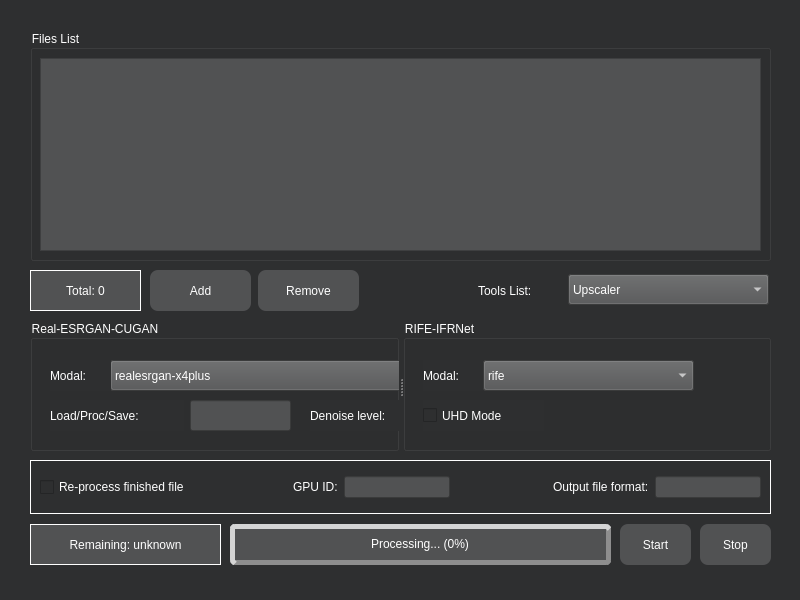
<?xml version="1.0" encoding="UTF-8"?>
<ui version="4.0">
 <class>MainWindow</class>
 <widget class="QMainWindow" name="MainWindow">
  <property name="windowModality">
   <enum>Qt::WindowModal</enum>
  </property>
  <property name="geometry">
   <rect>
    <x>0</x>
    <y>0</y>
    <width>800</width>
    <height>600</height>
   </rect>
  </property>
  <property name="sizePolicy">
   <sizepolicy hsizetype="Preferred" vsizetype="Preferred">
    <horstretch>0</horstretch>
    <verstretch>0</verstretch>
   </sizepolicy>
  </property>
  <property name="minimumSize">
   <size>
    <width>800</width>
    <height>600</height>
   </size>
  </property>
  <property name="maximumSize">
   <size>
    <width>800</width>
    <height>600</height>
   </size>
  </property>
  <property name="acceptDrops">
   <bool>true</bool>
  </property>
  <property name="windowTitle">
   <string>MainWindow</string>
  </property>
  <property name="autoFillBackground">
   <bool>false</bool>
  </property>
  <property name="styleSheet">
   <string notr="true">font: 10.5pt &quot;Arial&quot;;
background-color: rgb(46, 47, 48);</string>
  </property>
  <widget class="QWidget" name="centralwidget">
   <widget class="QPushButton" name="pushButton_Add">
    <property name="geometry">
     <rect>
      <x>150</x>
      <y>270</y>
      <width>101</width>
      <height>41</height>
     </rect>
    </property>
    <property name="sizePolicy">
     <sizepolicy hsizetype="Preferred" vsizetype="Preferred">
      <horstretch>0</horstretch>
      <verstretch>0</verstretch>
     </sizepolicy>
    </property>
    <property name="styleSheet">
     <string notr="true">QPushButton{
color: rgb(255, 255, 255);
background-color: rgb(81, 82, 83);
border-radius:8px;
}
QPushButton:hover{
background-color: rgb(77, 78, 79);
color: rgb(255, 255, 255);
border-radius:8px;
}
QPushButton:pressed{
background-color: rgb(65, 66, 67);
color: rgb(255, 255, 255);
border-radius:8px;
}</string>
    </property>
    <property name="text">
     <string>Add</string>
    </property>
   </widget>
   <widget class="QPushButton" name="pushButton_Remove">
    <property name="geometry">
     <rect>
      <x>258</x>
      <y>270</y>
      <width>101</width>
      <height>41</height>
     </rect>
    </property>
    <property name="styleSheet">
     <string notr="true">QPushButton{
color: rgb(255, 255, 255);
background-color: rgb(81, 82, 83);
border-radius:8px;
}
QPushButton:hover{
background-color: rgb(77, 78, 79);
color: rgb(255, 255, 255);
border-radius:8px;
}
QPushButton:pressed{
background-color: rgb(65, 66, 67);
color: rgb(255, 255, 255);
border-radius:8px;
}</string>
    </property>
    <property name="text">
     <string>Remove</string>
    </property>
   </widget>
   <widget class="QLabel" name="label_ToolsList">
    <property name="geometry">
     <rect>
      <x>478</x>
      <y>270</y>
      <width>91</width>
      <height>41</height>
     </rect>
    </property>
    <property name="styleSheet">
     <string notr="true">color: rgb(255, 255, 255);</string>
    </property>
    <property name="text">
     <string>Tools List:</string>
    </property>
   </widget>
   <widget class="QComboBox" name="comboBox_ToolsList">
    <property name="geometry">
     <rect>
      <x>568</x>
      <y>274</y>
      <width>201</width>
      <height>31</height>
     </rect>
    </property>
    <property name="styleSheet">
     <string notr="true">color: rgb(255, 255, 255);
background-color: rgb(81, 82, 83);</string>
    </property>
    <item>
     <property name="text">
      <string>Upscaler</string>
     </property>
    </item>
    <item>
     <property name="text">
      <string>Frame Interpolation</string>
     </property>
    </item>
   </widget>
   <widget class="QPushButton" name="pushButton_Start">
    <property name="geometry">
     <rect>
      <x>620</x>
      <y>524</y>
      <width>71</width>
      <height>41</height>
     </rect>
    </property>
    <property name="styleSheet">
     <string notr="true">QPushButton{
color: rgb(255, 255, 255);
background-color: rgb(81, 82, 83);
border-radius:8px;
}
QPushButton:hover{
background-color: rgb(77, 78, 79);
color: rgb(255, 255, 255);
border-radius:8px;
}
QPushButton:pressed{
background-color: rgb(65, 66, 67);
color: rgb(255, 255, 255);
border-radius:8px;
}</string>
    </property>
    <property name="text">
     <string>Start</string>
    </property>
   </widget>
   <widget class="QPushButton" name="pushButton_Stop">
    <property name="geometry">
     <rect>
      <x>700</x>
      <y>524</y>
      <width>71</width>
      <height>41</height>
     </rect>
    </property>
    <property name="styleSheet">
     <string notr="true">QPushButton{
color: rgb(255, 255, 255);
background-color: rgb(81, 82, 83);
border-radius:8px;
}
QPushButton:hover{
background-color: rgb(77, 78, 79);
color: rgb(255, 255, 255);
border-radius:8px;
}
QPushButton:pressed{
background-color: rgb(65, 66, 67);
color: rgb(255, 255, 255);
border-radius:8px;
}</string>
    </property>
    <property name="text">
     <string>Stop</string>
    </property>
   </widget>
   <widget class="QGroupBox" name="groupBox_File">
    <property name="geometry">
     <rect>
      <x>30</x>
      <y>30</y>
      <width>741</width>
      <height>231</height>
     </rect>
    </property>
    <property name="styleSheet">
     <string notr="true">color: rgb(255, 255, 255);
font: 12.5pt &quot;Arial&quot;;</string>
    </property>
    <property name="title">
     <string>Files List</string>
    </property>
    <widget class="QListWidget" name="listWidget_File">
     <property name="geometry">
      <rect>
       <x>10</x>
       <y>28</y>
       <width>721</width>
       <height>193</height>
      </rect>
     </property>
     <property name="styleSheet">
      <string notr="true">background-color: rgb(81, 82, 83);
font: 10.5pt &quot;Arial&quot;;</string>
     </property>
    </widget>
   </widget>
   <widget class="QProgressBar" name="progressBar_Progress">
    <property name="geometry">
     <rect>
      <x>230</x>
      <y>524</y>
      <width>381</width>
      <height>41</height>
     </rect>
    </property>
    <property name="styleSheet">
     <string notr="true">QProgressBar
{
	color: rgb(255, 255, 255);
	border-style: outset;
    border-width: 5px;
	border-color: rgb(142, 142, 142);
	background-color: rgb(81, 82, 83);
    border-radius: 5px;
}
QProgressBar::chunk
{
	background-color: rgb(0, 142, 255);
}</string>
    </property>
    <property name="value">
     <number>0</number>
    </property>
    <property name="alignment">
     <set>Qt::AlignCenter</set>
    </property>
    <property name="textVisible">
     <bool>true</bool>
    </property>
    <property name="format">
     <string>Processing... (%p%)</string>
    </property>
   </widget>
   <widget class="QLabel" name="label_TimeTaken">
    <property name="geometry">
     <rect>
      <x>30</x>
      <y>524</y>
      <width>191</width>
      <height>41</height>
     </rect>
    </property>
    <property name="styleSheet">
     <string notr="true">background-color: rgb(81, 82, 83); color: rgb(255, 255, 255);</string>
    </property>
    <property name="frameShape">
     <enum>QFrame::Box</enum>
    </property>
    <property name="text">
     <string>Time taken: 00:00:00</string>
    </property>
    <property name="alignment">
     <set>Qt::AlignCenter</set>
    </property>
   </widget>
   <widget class="QLabel" name="label_Total">
    <property name="geometry">
     <rect>
      <x>30</x>
      <y>270</y>
      <width>111</width>
      <height>41</height>
     </rect>
    </property>
    <property name="styleSheet">
     <string notr="true">background-color: rgb(81, 82, 83); color: rgb(255, 255, 255);</string>
    </property>
    <property name="frameShape">
     <enum>QFrame::Box</enum>
    </property>
    <property name="text">
     <string>Total: 0</string>
    </property>
    <property name="alignment">
     <set>Qt::AlignCenter</set>
    </property>
   </widget>
   <widget class="QSplitter" name="splitter">
    <property name="geometry">
     <rect>
      <x>30</x>
      <y>320</y>
      <width>741</width>
      <height>131</height>
     </rect>
    </property>
    <property name="orientation">
     <enum>Qt::Horizontal</enum>
    </property>
    <widget class="QGroupBox" name="groupBox_Upscaler">
     <property name="styleSheet">
      <string notr="true">color: rgb(255, 255, 255);</string>
     </property>
     <property name="title">
      <string>Real-ESRGAN-CUGAN</string>
     </property>
     <widget class="QLabel" name="label_TileSize">
      <property name="geometry">
       <rect>
        <x>470</x>
        <y>40</y>
        <width>81</width>
        <height>31</height>
       </rect>
      </property>
      <property name="text">
       <string>Tile size:</string>
      </property>
     </widget>
     <widget class="QPushButton" name="pushButton_IncTileSize">
      <property name="geometry">
       <rect>
        <x>650</x>
        <y>40</y>
        <width>31</width>
        <height>31</height>
       </rect>
      </property>
      <property name="styleSheet">
       <string notr="true">QPushButton{
color: rgb(255, 255, 255);
background-color: rgb(81, 82, 83);
border-radius:8px;
}
QPushButton:hover{
background-color: rgb(77, 78, 79);
color: rgb(255, 255, 255);
border-radius:8px;
}
QPushButton:pressed{
background-color: rgb(65, 66, 67);
color: rgb(255, 255, 255);
border-radius:8px;
}</string>
      </property>
      <property name="text">
       <string>+</string>
      </property>
     </widget>
     <widget class="QLineEdit" name="lineEdit_TileSize">
      <property name="geometry">
       <rect>
        <x>548</x>
        <y>40</y>
        <width>93</width>
        <height>31</height>
       </rect>
      </property>
      <property name="toolTip">
       <string>&lt;html&gt;&lt;head/&gt;&lt;body&gt;&lt;p&gt;&lt;span style=&quot; font-size:9pt;&quot;&gt;Use smaller value to reduce GPU memory usage&lt;/span&gt;&lt;/p&gt;&lt;p&gt;&lt;span style=&quot; font-size:9pt;&quot;&gt;0 = auto&lt;/span&gt;&lt;/p&gt;&lt;/body&gt;&lt;/html&gt;</string>
      </property>
      <property name="styleSheet">
       <string notr="true">background-color: rgb(81, 82, 83);</string>
      </property>
      <property name="text">
       <string/>
      </property>
     </widget>
     <widget class="QPushButton" name="pushButton_DecTileSize">
      <property name="geometry">
       <rect>
        <x>690</x>
        <y>40</y>
        <width>31</width>
        <height>31</height>
       </rect>
      </property>
      <property name="layoutDirection">
       <enum>Qt::LeftToRight</enum>
      </property>
      <property name="autoFillBackground">
       <bool>false</bool>
      </property>
      <property name="styleSheet">
       <string notr="true">QPushButton{
color: rgb(255, 255, 255);
background-color: rgb(81, 82, 83);
border-radius:8px;
}
QPushButton:hover{
background-color: rgb(77, 78, 79);
color: rgb(255, 255, 255);
border-radius:8px;
}
QPushButton:pressed{
background-color: rgb(65, 66, 67);
color: rgb(255, 255, 255);
border-radius:8px;
}</string>
      </property>
      <property name="text">
       <string>–</string>
      </property>
     </widget>
     <widget class="QComboBox" name="comboBox_Modal">
      <property name="geometry">
       <rect>
        <x>80</x>
        <y>40</y>
        <width>313</width>
        <height>31</height>
       </rect>
      </property>
      <property name="toolTip">
       <string>&lt;html&gt;&lt;head/&gt;&lt;body&gt;&lt;p&gt;&lt;span style=&quot; font-size:9pt;&quot;&gt;Recommended:&lt;/span&gt;&lt;/p&gt;&lt;p&gt;&lt;span style=&quot; font-size:9pt;&quot;&gt;realesrgan-x4plus for image&lt;/span&gt;&lt;/p&gt;&lt;p&gt;&lt;span style=&quot; font-size:9pt;&quot;&gt;realesr-animevideov3-x2 for anime video&lt;/span&gt;&lt;/p&gt;&lt;/body&gt;&lt;/html&gt;</string>
      </property>
      <property name="styleSheet">
       <string notr="true">background-color: rgb(81, 82, 83);
</string>
      </property>
      <item>
       <property name="text">
        <string>realesrgan-x4plus</string>
       </property>
      </item>
      <item>
       <property name="text">
        <string>realesrgan-x4plus-anime</string>
       </property>
      </item>
      <item>
       <property name="text">
        <string>realesr-animevideov3-x2</string>
       </property>
      </item>
      <item>
       <property name="text">
        <string>realesr-animevideov3-x3</string>
       </property>
      </item>
      <item>
       <property name="text">
        <string>realesr-animevideov3-x4</string>
       </property>
      </item>
      <item>
       <property name="text">
        <string>RealESRGANv2-animevideo-xsx2</string>
       </property>
      </item>
      <item>
       <property name="text">
        <string>RealESRGANv2-animevideo-xsx4</string>
       </property>
      </item>
      <item>
       <property name="text">
        <string>esrgan-x4</string>
       </property>
      </item>
      <item>
       <property name="text">
        <string>realesrnet-x4plus</string>
       </property>
      </item>
      <item>
       <property name="text">
        <string>realcugan-se-x2</string>
       </property>
      </item>
      <item>
       <property name="text">
        <string>realcugan-se-x3</string>
       </property>
      </item>
      <item>
       <property name="text">
        <string>realcugan-se-x4</string>
       </property>
      </item>
      <item>
       <property name="text">
        <string>realcugan-pro-x2</string>
       </property>
      </item>
      <item>
       <property name="text">
        <string>realcugan-pro-x3</string>
       </property>
      </item>
      <item>
       <property name="text">
        <string>realcugan-pro-x4</string>
       </property>
      </item>
     </widget>
     <widget class="QLabel" name="label_Modal">
      <property name="geometry">
       <rect>
        <x>20</x>
        <y>40</y>
        <width>61</width>
        <height>31</height>
       </rect>
      </property>
      <property name="text">
       <string>Modal:</string>
      </property>
     </widget>
     <widget class="QLineEdit" name="lineEdit_Thread">
      <property name="geometry">
       <rect>
        <x>160</x>
        <y>80</y>
        <width>101</width>
        <height>31</height>
       </rect>
      </property>
      <property name="toolTip">
       <string>&lt;html&gt;&lt;head/&gt;&lt;body&gt;&lt;p&gt;&lt;span style=&quot; font-size:9pt;&quot;&gt;Thread count for the three stages (image decoding + model upscaling + image encoding), using larger values may increase GPU usage and consume more GPU memory. You can tune this configuration with &amp;quot;4:4:4&amp;quot; for many small-size images, and &amp;quot;2:2:2&amp;quot; for large-size images. The default setting usually works fine for most situations. If you find that your GPU is hungry, try increasing thread count to achieve faster processing&lt;/span&gt;&lt;/p&gt;&lt;p&gt;&lt;span style=&quot; font-size:9pt;&quot;&gt;Only takes effect when processing a video or an image folder&lt;/span&gt;&lt;/p&gt;&lt;/body&gt;&lt;/html&gt;</string>
      </property>
      <property name="styleSheet">
       <string notr="true">background-color: rgb(81, 82, 83);</string>
      </property>
     </widget>
     <widget class="QLabel" name="label_Thread">
      <property name="geometry">
       <rect>
        <x>20</x>
        <y>80</y>
        <width>134</width>
        <height>31</height>
       </rect>
      </property>
      <property name="text">
       <string>Load/Proc/Save:</string>
      </property>
     </widget>
     <widget class="QLabel" name="label_DenoiseLevel">
      <property name="geometry">
       <rect>
        <x>280</x>
        <y>80</y>
        <width>121</width>
        <height>31</height>
       </rect>
      </property>
      <property name="text">
       <string>Denoise level:</string>
      </property>
     </widget>
     <widget class="QLabel" name="label_SyncGapMode">
      <property name="geometry">
       <rect>
        <x>470</x>
        <y>80</y>
        <width>131</width>
        <height>31</height>
       </rect>
      </property>
      <property name="text">
       <string>Sync gap mode:</string>
      </property>
     </widget>
     <widget class="QComboBox" name="comboBox_SyncGapMode">
      <property name="geometry">
       <rect>
        <x>600</x>
        <y>80</y>
        <width>121</width>
        <height>31</height>
       </rect>
      </property>
      <property name="styleSheet">
       <string notr="true">background-color: rgb(81, 82, 83);</string>
      </property>
      <item>
       <property name="text">
        <string>no sync</string>
       </property>
      </item>
      <item>
       <property name="text">
        <string>accurate</string>
       </property>
      </item>
      <item>
       <property name="text">
        <string>rough</string>
       </property>
      </item>
      <item>
       <property name="text">
        <string>very rough</string>
       </property>
      </item>
     </widget>
     <widget class="QSpinBox" name="spinBox_DenoiseLevel">
      <property name="geometry">
       <rect>
        <x>400</x>
        <y>80</y>
        <width>51</width>
        <height>31</height>
       </rect>
      </property>
      <property name="toolTip">
       <string>&lt;html&gt;&lt;head/&gt;&lt;body&gt;&lt;p&gt;&lt;span style=&quot; font-size:9pt;&quot;&gt;Large value means strong denoise effect&lt;/span&gt;&lt;/p&gt;&lt;p&gt;&lt;span style=&quot; font-size:9pt;&quot;&gt;-1 = no effect&lt;/span&gt;&lt;/p&gt;&lt;/body&gt;&lt;/html&gt;</string>
      </property>
      <property name="styleSheet">
       <string notr="true">background-color: rgb(81, 82, 83);</string>
      </property>
     </widget>
     <zorder>comboBox_Modal</zorder>
     <zorder>label_Modal</zorder>
     <zorder>lineEdit_Thread</zorder>
     <zorder>label_Thread</zorder>
     <zorder>label_TileSize</zorder>
     <zorder>pushButton_IncTileSize</zorder>
     <zorder>lineEdit_TileSize</zorder>
     <zorder>pushButton_DecTileSize</zorder>
     <zorder>label_DenoiseLevel</zorder>
     <zorder>label_SyncGapMode</zorder>
     <zorder>comboBox_SyncGapMode</zorder>
     <zorder>spinBox_DenoiseLevel</zorder>
    </widget>
    <widget class="QGroupBox" name="groupBox_FrameInterpolation">
     <property name="styleSheet">
      <string notr="true">color: rgb(255, 255, 255);</string>
     </property>
     <property name="title">
      <string>RIFE-IFRNet</string>
     </property>
     <widget class="QLabel" name="label_modal">
      <property name="geometry">
       <rect>
        <x>20</x>
        <y>40</y>
        <width>63</width>
        <height>31</height>
       </rect>
      </property>
      <property name="text">
       <string>Modal:</string>
      </property>
     </widget>
     <widget class="QLabel" name="label_thread">
      <property name="geometry">
       <rect>
        <x>470</x>
        <y>40</y>
        <width>141</width>
        <height>31</height>
       </rect>
      </property>
      <property name="text">
       <string>Load/Proc/Save:</string>
      </property>
     </widget>
     <widget class="QComboBox" name="comboBox_modal">
      <property name="geometry">
       <rect>
        <x>80</x>
        <y>40</y>
        <width>211</width>
        <height>31</height>
       </rect>
      </property>
      <property name="toolTip">
       <string>&lt;html&gt;&lt;head/&gt;&lt;body&gt;&lt;p&gt;&lt;span style=&quot; font-size:9pt;&quot;&gt;Recommeded:&lt;/span&gt;&lt;/p&gt;&lt;p&gt;&lt;span style=&quot; font-size:9pt;&quot;&gt;Fastest speed: rife-v4, rife-v4.1&lt;/span&gt;&lt;/p&gt;&lt;p&gt;&lt;span style=&quot; font-size:9pt;&quot;&gt;Best quality: rife, IFRNet_Vimeo90K&lt;/span&gt;&lt;/p&gt;&lt;/body&gt;&lt;/html&gt;</string>
      </property>
      <property name="styleSheet">
       <string notr="true">background-color: rgb(81, 82, 83);</string>
      </property>
      <item>
       <property name="text">
        <string>rife</string>
       </property>
      </item>
      <item>
       <property name="text">
        <string>rife-anime</string>
       </property>
      </item>
      <item>
       <property name="text">
        <string>rife-HD</string>
       </property>
      </item>
      <item>
       <property name="text">
        <string>rife-UHD</string>
       </property>
      </item>
      <item>
       <property name="text">
        <string>rife-v2</string>
       </property>
      </item>
      <item>
       <property name="text">
        <string>rife-v2.3</string>
       </property>
      </item>
      <item>
       <property name="text">
        <string>rife-v2.4</string>
       </property>
      </item>
      <item>
       <property name="text">
        <string>rife-v3.0</string>
       </property>
      </item>
      <item>
       <property name="text">
        <string>rife-v3.1</string>
       </property>
      </item>
      <item>
       <property name="text">
        <string>rife-v4</string>
       </property>
      </item>
      <item>
       <property name="text">
        <string>rife-v4.1</string>
       </property>
      </item>
      <item>
       <property name="text">
        <string>IFRNet_GoPro</string>
       </property>
      </item>
      <item>
       <property name="text">
        <string>IFRNet_Vimeo90K</string>
       </property>
      </item>
      <item>
       <property name="text">
        <string>IFRNet_L_GoPro</string>
       </property>
      </item>
      <item>
       <property name="text">
        <string>IFRNet_L_Vimeo90K</string>
       </property>
      </item>
      <item>
       <property name="text">
        <string>IFRNet_S_GoPro</string>
       </property>
      </item>
      <item>
       <property name="text">
        <string>IFRNet_S_Vimeo90K</string>
       </property>
      </item>
     </widget>
     <widget class="QLineEdit" name="lineEdit_thread">
      <property name="geometry">
       <rect>
        <x>608</x>
        <y>40</y>
        <width>111</width>
        <height>31</height>
       </rect>
      </property>
      <property name="toolTip">
       <string>&lt;html&gt;&lt;head/&gt;&lt;body&gt;&lt;p&gt;&lt;span style=&quot; font-size:9pt;&quot;&gt;Thread count for the three stages (image decoding + modal interpolation + image encoding), using larger values may increase GPU usage and consume more GPU memory. You can tune this configuration with &amp;quot;4:4:4&amp;quot; for many small-size images, and &amp;quot;2:2:2&amp;quot; for large-size images. The default setting usually works fine for most situations. If you find that your GPU is hungry, try increasing thread count to achieve faster processing&lt;/span&gt;&lt;/p&gt;&lt;/body&gt;&lt;/html&gt;</string>
      </property>
      <property name="styleSheet">
       <string notr="true">background-color: rgb(81, 82, 83);</string>
      </property>
     </widget>
     <widget class="QCheckBox" name="checkBox_UHD">
      <property name="geometry">
       <rect>
        <x>20</x>
        <y>80</y>
        <width>121</width>
        <height>31</height>
       </rect>
      </property>
      <property name="toolTip">
       <string>&lt;html&gt;&lt;head/&gt;&lt;body&gt;&lt;p&gt;&lt;span style=&quot; font-size:9pt;&quot;&gt;This should be enabled when processing videos with resolution higher than 3840x2160&lt;/span&gt;&lt;/p&gt;&lt;/body&gt;&lt;/html&gt;</string>
      </property>
      <property name="styleSheet">
       <string notr="true"/>
      </property>
      <property name="text">
       <string>UHD Mode</string>
      </property>
     </widget>
    </widget>
   </widget>
   <widget class="QFrame" name="frame">
    <property name="geometry">
     <rect>
      <x>30</x>
      <y>460</y>
      <width>741</width>
      <height>54</height>
     </rect>
    </property>
    <property name="styleSheet">
     <string notr="true">color: rgb(255, 255, 255);</string>
    </property>
    <property name="frameShape">
     <enum>QFrame::Box</enum>
    </property>
    <property name="frameShadow">
     <enum>QFrame::Plain</enum>
    </property>
    <layout class="QHBoxLayout" name="horizontalLayout">
     <item>
      <widget class="QCheckBox" name="checkBox_ReProcess">
       <property name="styleSheet">
        <string notr="true">color: rgb(255, 255, 255);</string>
       </property>
       <property name="text">
        <string>Re-process finished file</string>
       </property>
      </widget>
     </item>
     <item>
      <spacer name="horizontalSpacer_2">
       <property name="orientation">
        <enum>Qt::Horizontal</enum>
       </property>
       <property name="sizeHint" stdset="0">
        <size>
         <width>100</width>
         <height>20</height>
        </size>
       </property>
      </spacer>
     </item>
     <item>
      <widget class="QLabel" name="label_GpuID">
       <property name="styleSheet">
        <string notr="true">color: rgb(255, 255, 255);</string>
       </property>
       <property name="text">
        <string>GPU ID:</string>
       </property>
      </widget>
     </item>
     <item>
      <widget class="QLineEdit" name="lineEdit_GpuID">
       <property name="toolTip">
        <string>&lt;html&gt;&lt;head/&gt;&lt;body&gt;&lt;p&gt;&lt;span style=&quot; font-size:9pt;&quot;&gt;Can be 0,1,2 for multi-gpu&lt;/span&gt;&lt;/p&gt;&lt;/body&gt;&lt;/html&gt;</string>
       </property>
       <property name="styleSheet">
        <string notr="true">background-color: rgb(81, 82, 83);</string>
       </property>
       <property name="text">
        <string/>
       </property>
      </widget>
     </item>
     <item>
      <spacer name="horizontalSpacer">
       <property name="orientation">
        <enum>Qt::Horizontal</enum>
       </property>
       <property name="sizeHint" stdset="0">
        <size>
         <width>100</width>
         <height>20</height>
        </size>
       </property>
      </spacer>
     </item>
     <item>
      <widget class="QLabel" name="label_OutFormat">
       <property name="styleSheet">
        <string notr="true">color: rgb(255, 255, 255);</string>
       </property>
       <property name="text">
        <string>Output file format:</string>
       </property>
      </widget>
     </item>
     <item>
      <widget class="QLineEdit" name="lineEdit_OutFormat">
       <property name="styleSheet">
        <string notr="true">background-color: rgb(81, 82, 83);</string>
       </property>
      </widget>
     </item>
    </layout>
   </widget>
   <widget class="QLabel" name="label_Remaining">
    <property name="geometry">
     <rect>
      <x>30</x>
      <y>524</y>
      <width>191</width>
      <height>41</height>
     </rect>
    </property>
    <property name="styleSheet">
     <string notr="true">background-color: rgb(81, 82, 83); color: rgb(255, 255, 255);</string>
    </property>
    <property name="frameShape">
     <enum>QFrame::Box</enum>
    </property>
    <property name="text">
     <string>Remaining: unknown</string>
    </property>
    <property name="alignment">
     <set>Qt::AlignCenter</set>
    </property>
   </widget>
   <zorder>label_ToolsList</zorder>
   <zorder>groupBox_File</zorder>
   <zorder>pushButton_Add</zorder>
   <zorder>pushButton_Remove</zorder>
   <zorder>comboBox_ToolsList</zorder>
   <zorder>pushButton_Start</zorder>
   <zorder>pushButton_Stop</zorder>
   <zorder>label_TimeTaken</zorder>
   <zorder>progressBar_Progress</zorder>
   <zorder>label_Total</zorder>
   <zorder>splitter</zorder>
   <zorder>frame</zorder>
   <zorder>label_Remaining</zorder>
  </widget>
 </widget>
 <tabstops>
  <tabstop>listWidget_File</tabstop>
  <tabstop>pushButton_Add</tabstop>
  <tabstop>pushButton_Remove</tabstop>
  <tabstop>comboBox_ToolsList</tabstop>
  <tabstop>comboBox_Modal</tabstop>
  <tabstop>lineEdit_TileSize</tabstop>
  <tabstop>pushButton_IncTileSize</tabstop>
  <tabstop>pushButton_DecTileSize</tabstop>
  <tabstop>lineEdit_Thread</tabstop>
  <tabstop>spinBox_DenoiseLevel</tabstop>
  <tabstop>comboBox_SyncGapMode</tabstop>
  <tabstop>comboBox_modal</tabstop>
  <tabstop>lineEdit_thread</tabstop>
  <tabstop>checkBox_UHD</tabstop>
  <tabstop>checkBox_ReProcess</tabstop>
  <tabstop>lineEdit_GpuID</tabstop>
  <tabstop>lineEdit_OutFormat</tabstop>
  <tabstop>pushButton_Start</tabstop>
  <tabstop>pushButton_Stop</tabstop>
 </tabstops>
 <resources/>
 <connections/>
</ui>
